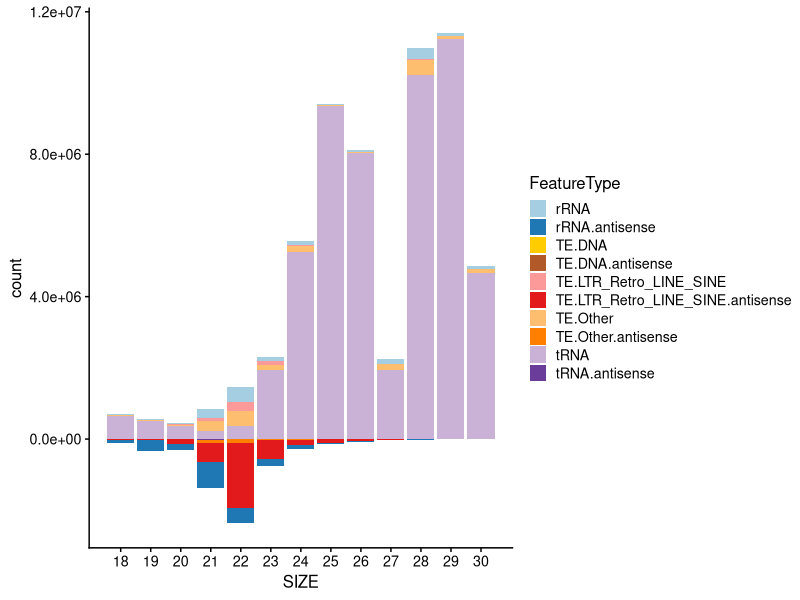

Recreate this plot in R. (Note: this script raises an error after producing the figure.)
#!/usr/bin/env Rscript
library(ggplot2)
library(tidyverse)
library(dplyr)
library(RColorBrewer)
library(cowplot)

sRNA.Allsense = read_tsv("results/Botrytis_sense_size_profile.tsv") %>% filter(SIZE >= 18)
sRNA.Allantisense = read_tsv("results/Botrytis_antisense_size_profile.tsv") %>% filter(SIZE >= 18)

sRNA.sense <- sRNA.Allsense %>% select(-c('TOTAL')) %>% pivot_longer(!SIZE, names_to = "FeatureType", values_to = "count") %>%
    filter(FeatureType != "TE.Unknown" & FeatureType != "TE.Simple_repeat" & FeatureType != "TE.RC" & FeatureType != "TE.Low_complexity" &
            FeatureType != "TE.rRNA" & FeatureType != "TE.Satellite" & FeatureType != "TE.Retroposon")
sRNA.noExon <- sRNA.sense %>% filter(FeatureType != 'exon' & FeatureType != "None" & FeatureType != "intron")

negate <- function(x) ( -1.0 * x)
add_antisense <- function(x) ( paste0(x,".antisense"))
sRNA.antisense <- sRNA.Allantisense %>% select(-c('TOTAL')) %>% pivot_longer(!SIZE, names_to = "FeatureType", values_to = "count") %>%
    filter(FeatureType != "TE.Unknown" & FeatureType != "TE.Simple_repeat" & FeatureType != "TE.RC" & FeatureType != "TE.Low_complexity" &
           FeatureType != "TE.rRNA" & FeatureType != "TE.Satellite" & FeatureType != "TE.Retroposon") %>%
    mutate_at(vars(-c("SIZE","FeatureType")),negate) %>% mutate_at(c("FeatureType"),add_antisense)
sRNA.antinoExon <- sRNA.antisense %>% filter(FeatureType != 'exon.antisense' & FeatureType != "None.antisense" & FeatureType != "intron.antisense")

sRNA.combined <- bind_rows(sRNA.antinoExon,sRNA.noExon) %>% arrange(desc(FeatureType))

pairedcolors = brewer.pal(12, "Paired")
green1 = pairedcolors[3]
green2 = pairedcolors[4]
pairedcolors[3] = "#FFCC00"
pairedcolors[4] = "#B15928"
pairedcolors[11] = green1
pairedcolors[12] = green2

pN<-ggplot(sRNA.combined,aes(SIZE,count,fill=FeatureType)) +
    geom_bar(stat='identity',position="stack") + scale_x_discrete(limit = unique(sRNA.combined$SIZE)) +
    theme_cowplot(12) + scale_fill_manual(values = pairedcolors)
pN

sRNA.Exon <- bind_rows(sRNA.sense %>% filter(FeatureType == 'exon' | FeatureType == "intron"),
                       sRNA.antisense %>% filter(FeatureType == 'exon.antisense' | FeatureType == "intron.antisense"))

pE<-ggplot(sRNA.Exon,aes(SIZE,count,fill=FeatureType)) +
    geom_bar(stat='identity',position="stack") +
    scale_fill_brewer(palette="Paired") +  theme_cowplot(12)  + scale_x_discrete(limit = unique(sRNA.combined_NoExon$SIZE))
pE

sRNA.Other <- sRNA.sense %>% filter(FeatureType == 'None')
pO<-ggplot(sRNA.Other,aes(SIZE,count,fill=FeatureType)) +
    geom_bar(stat='identity',position="stack") +
    scale_fill_brewer(palette="Set2") +  theme_cowplot(12)  + scale_x_discrete(limit = unique(sRNA.combined_NoExon$SIZE))
pO


pg <- plot_grid(pN, pE, pO, labels = c('NonCoding', 'Coding', "Intergenic"), label_size = 12,ncol = 1,align = "v")
ggsave("size_profile_plots.pdf",height=18,width=12)

# pie chart time

ggplot(data, aes(x="", y=value, fill=group)) +
    geom_bar(stat="identity", width=1) +
    coord_polar("y", start=0)
